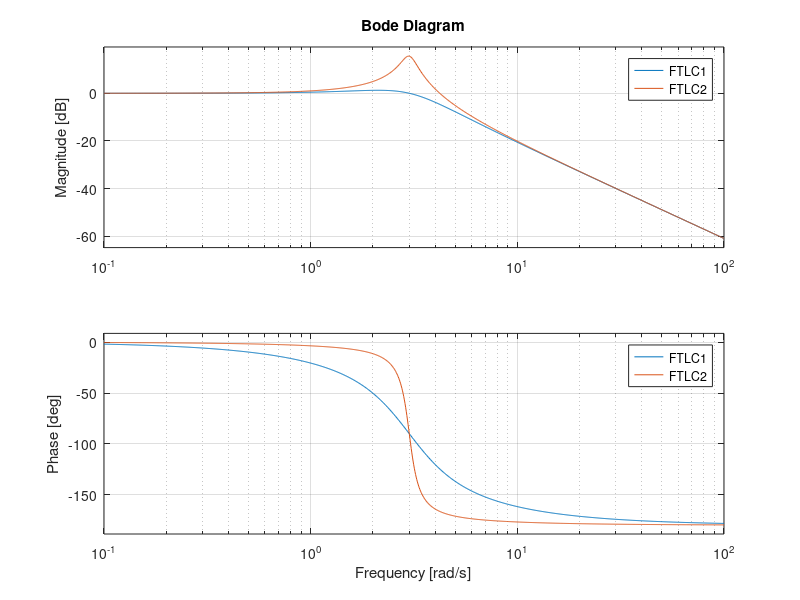
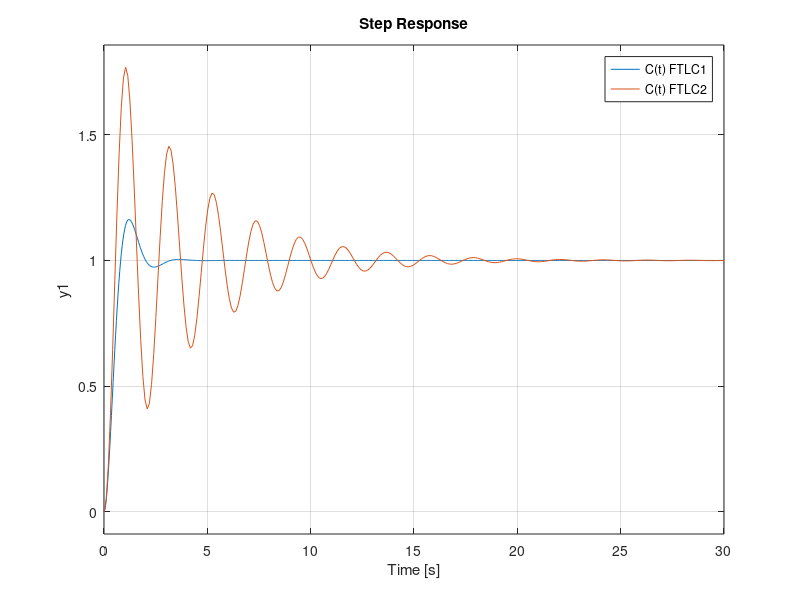
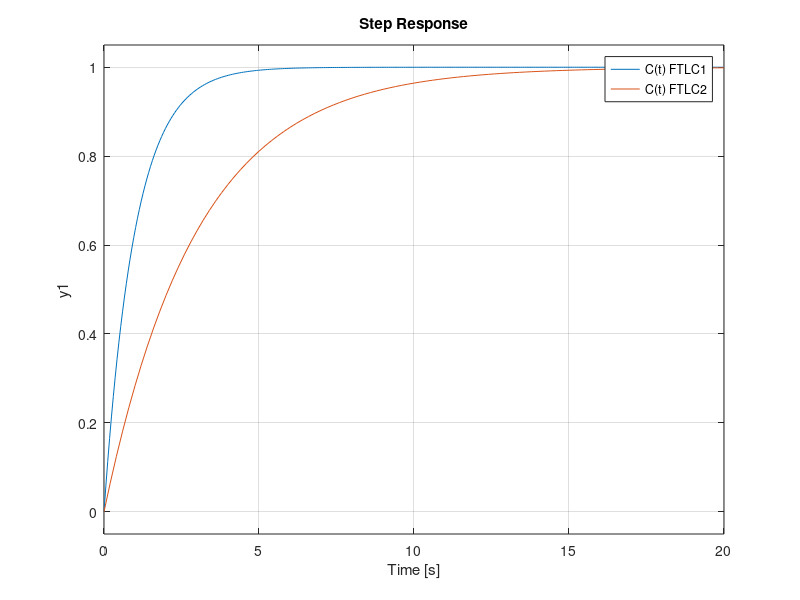

MATLAB code to generate these figures, in order:
%% Diagrama de Bode y Pico de Resonancia
FTLA = zpk(-70, [0 -4 -25], 8)  % Ceros, polos, k
figure(1)
bode(FTLA)
grid

FTTD = zpk(-70, [0 -4 -25], 8)  % Funcion Transferencia Trayectoria Directa
FTLC = feedback(FTTD, 1);
step(FTLC);

%% Ancho de Banda
FTLC1 = tf(1, [1 1]);
FTLC2 = tf(1, [3 1]);

figure(1)
    bode(FTLC1);
figure(2)
    bode(FTLC2)
    % FTLC2 tiene una ganancia máxima mayor que FTLC1, y frecuencia de
    % cruce más alta. FLTC2 tiene mayor ancho de banda

figure(3)
    step(FTLC1, FTLC2)
    legend('C(t) FTLC1', 'C(t) FTLC2');

%% Pico de Resonancia
FTLC1 = tf(9, [1 3 9]);
FTLC2 = tf(9, [1 0.5 9]);

figure(1)
    bode(FTLC1, FTLC2)
    % FTLC2 tiene un pico de resonancia mas pronunciado que FTLC1

figure(2)
    step(FTLC1, FTLC2)
    legend('C(t) FTLC1', 'C(t) FTLC2');
    
